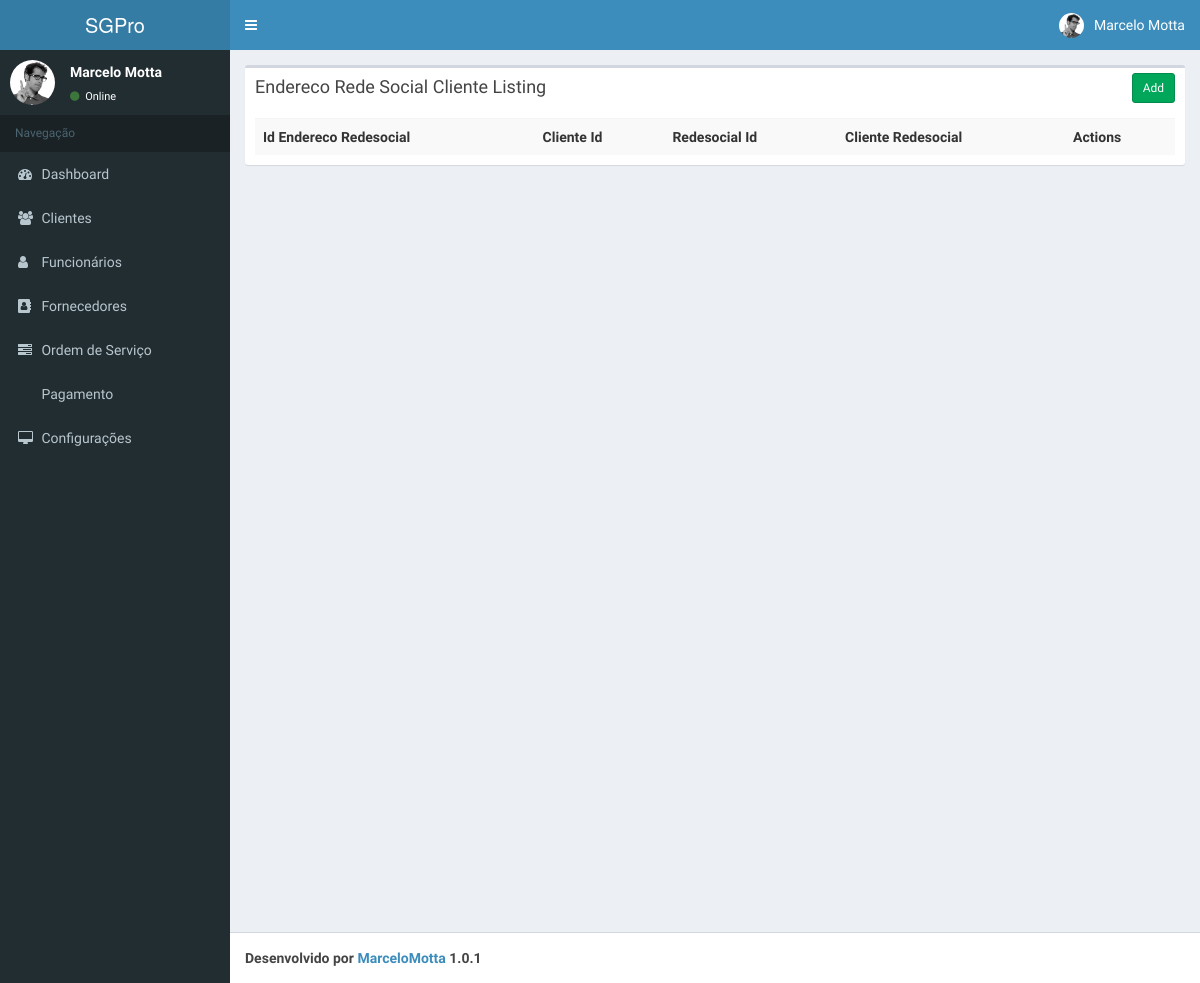
The page /app-developing/index.php/endereco_rede_social_cliente on the database as committed earlier.
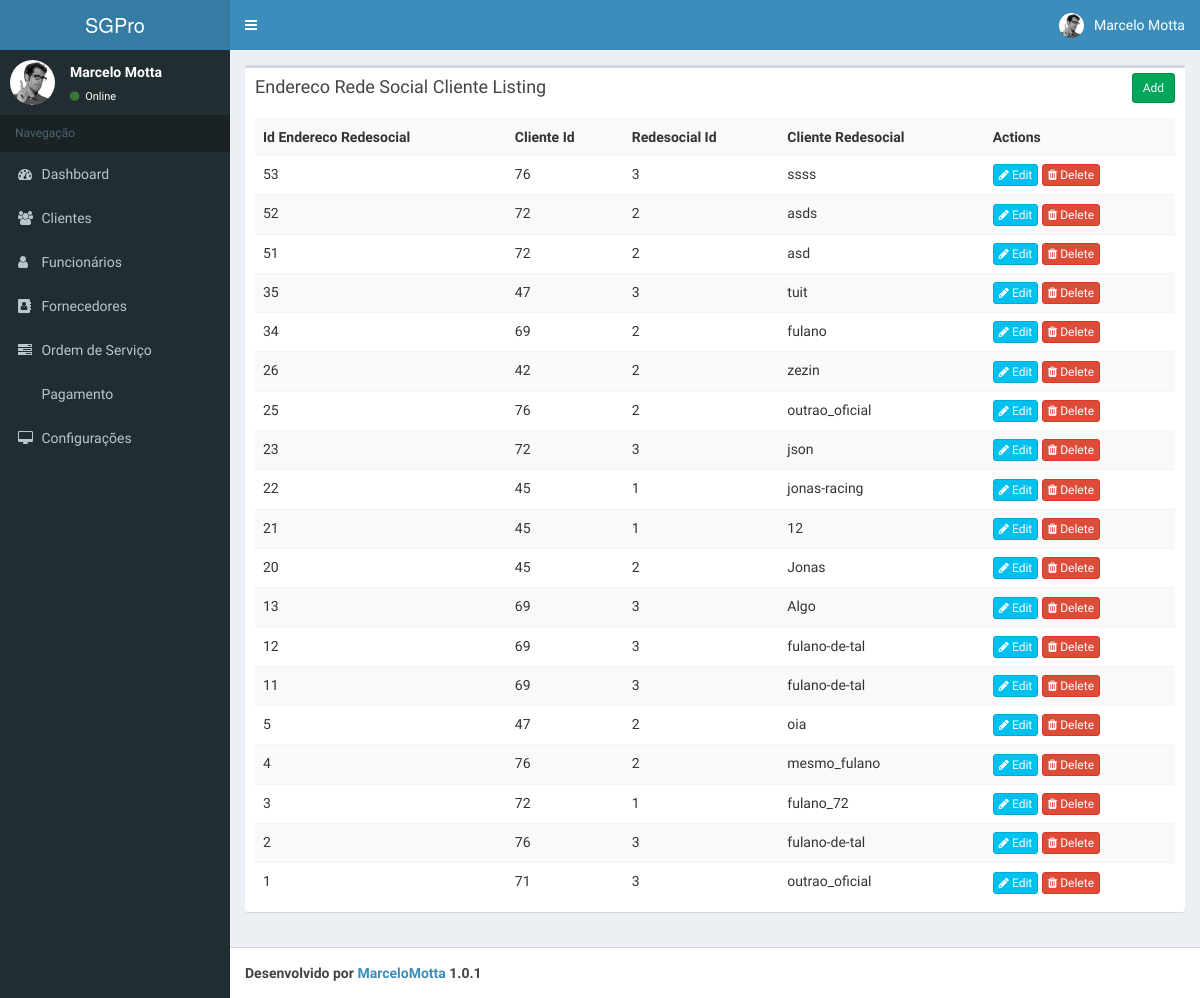
The same page on the database as committed later.
### tables this page shows
CREATE TABLE `endereco_rede_social_cliente` (
  `id_endereco_redesocial` int(11) NOT NULL,
  `cliente_id` int(11) NOT NULL,
  `redesocial_id` int(11) NOT NULL,
  `cliente_redesocial` varchar(100) NOT NULL
);

### app-developing/application/controllers/Endereco_rede_social_cliente.php (called while the page is built, shortened)
<?php
class Endereco_rede_social_cliente extends CI_Controller{
    function __construct()
    {
        $this->load->model('Endereco_rede_social_cliente_model');
    }
    function index()
    {
        $data['endereco_rede_social_cliente'] = $this->Endereco_rede_social_cliente_model->get_all_endereco_rede_social_cliente();
        $data['_view'] = 'endereco_rede_social_cliente/index';
        $this->load->view('layouts/main',$data);
    }
}

### app-developing/index.php (called while the page is built, shortened)
<?php
require_once BASEPATH.'core/CodeIgniter.php';

### app-developing/application/models/Endereco_rede_social_cliente_model.php (called while the page is built, shortened)
<?php
class Endereco_rede_social_cliente_model extends CI_Model
{
    function get_all_endereco_rede_social_cliente()
    {
        $this->db->order_by('id_endereco_redesocial', 'desc');
        return $this->db->get('endereco_rede_social_cliente')->result_array();
    }
}

### app-developing/application/views/endereco_rede_social_cliente/index.php (the view)
<div class="row">
    <div class="col-md-12">
        <div class="box">
            <div class="box-header">
                <h3 class="box-title">Endereco Rede Social Cliente Listing</h3>
            	<div class="box-tools">
                    <a href="<?php echo site_url('endereco_rede_social_cliente/add'); ?>" class="btn btn-success btn-sm">Add</a>
                </div>
            </div>
            <div class="box-body">
                <table class="table table-striped">
                    <tr>
						<th>Id Endereco Redesocial</th>
						<th>Cliente Id</th>
						<th>Redesocial Id</th>
						<th>Cliente Redesocial</th>
						<th>Actions</th>
                    </tr>
                    <?php foreach($endereco_rede_social_cliente as $e){ ?>
                    <tr>
						<td><?php echo $e['id_endereco_redesocial']; ?></td>
						<td><?php echo $e['cliente_id']; ?></td>
						<td><?php echo $e['redesocial_id']; ?></td>
						<td><?php echo $e['cliente_redesocial']; ?></td>
						<td>
                            <a href="<?php echo site_url('endereco_rede_social_cliente/edit/'.$e['id_endereco_redesocial']); ?>" class="btn btn-info btn-xs"><span class="fa fa-pencil"></span> Edit</a>
                            <a href="<?php echo site_url('endereco_rede_social_cliente/remove/'.$e['id_endereco_redesocial']); ?>" class="btn btn-danger btn-xs"><span class="fa fa-trash"></span> Delete</a>
                        </td>
                    </tr>
                    <?php } ?>
                </table>
            </div>
        </div>
    </div>
</div>

Rows that differ between the two databases and show on the page:
added endereco_rede_social_cliente: id_endereco_redesocial "53", cliente "76", redesocial "3", cliente_redesocial "ssss"
added endereco_rede_social_cliente: id_endereco_redesocial "52", cliente "72", redesocial "2", cliente_redesocial "asds"
added endereco_rede_social_cliente: id_endereco_redesocial "51", cliente "72", redesocial "2", cliente_redesocial "asd"
added endereco_rede_social_cliente: id_endereco_redesocial "35", cliente "47", redesocial "3", cliente_redesocial "tuit"
added endereco_rede_social_cliente: id_endereco_redesocial "34", cliente "69", redesocial "2", cliente_redesocial "fulano"
added endereco_rede_social_cliente: id_endereco_redesocial "26", cliente "42", redesocial "2", cliente_redesocial "zezin"
added endereco_rede_social_cliente: id_endereco_redesocial "25", cliente "76", redesocial "2", cliente_redesocial "outrao_oficial"
added endereco_rede_social_cliente: id_endereco_redesocial "23", cliente "72", redesocial "3", cliente_redesocial "json"
added endereco_rede_social_cliente: id_endereco_redesocial "22", cliente "45", redesocial "1", cliente_redesocial "jonas-racing"
added endereco_rede_social_cliente: id_endereco_redesocial "21", cliente "45", redesocial "1", cliente_redesocial "12"
added endereco_rede_social_cliente: id_endereco_redesocial "20", cliente "45", redesocial "2", cliente_redesocial "Jonas"
added endereco_rede_social_cliente: id_endereco_redesocial "13", cliente "69", redesocial "3", cliente_redesocial "Algo"
added endereco_rede_social_cliente: id_endereco_redesocial "12", cliente "69", redesocial "3", cliente_redesocial "fulano-de-tal"
added endereco_rede_social_cliente: id_endereco_redesocial "11", cliente "69", redesocial "3", cliente_redesocial "fulano-de-tal"
added endereco_rede_social_cliente: id_endereco_redesocial "5", cliente "47", redesocial "2", cliente_redesocial "oia"
added endereco_rede_social_cliente: id_endereco_redesocial "4", cliente "76", redesocial "2", cliente_redesocial "mesmo_fulano"
added endereco_rede_social_cliente: id_endereco_redesocial "3", cliente "72", redesocial "1", cliente_redesocial "fulano_72"
added endereco_rede_social_cliente: id_endereco_redesocial "2", cliente "76", redesocial "3", cliente_redesocial "fulano-de-tal"
added endereco_rede_social_cliente: id_endereco_redesocial "1", cliente "71", redesocial "3", cliente_redesocial "outrao_oficial"
